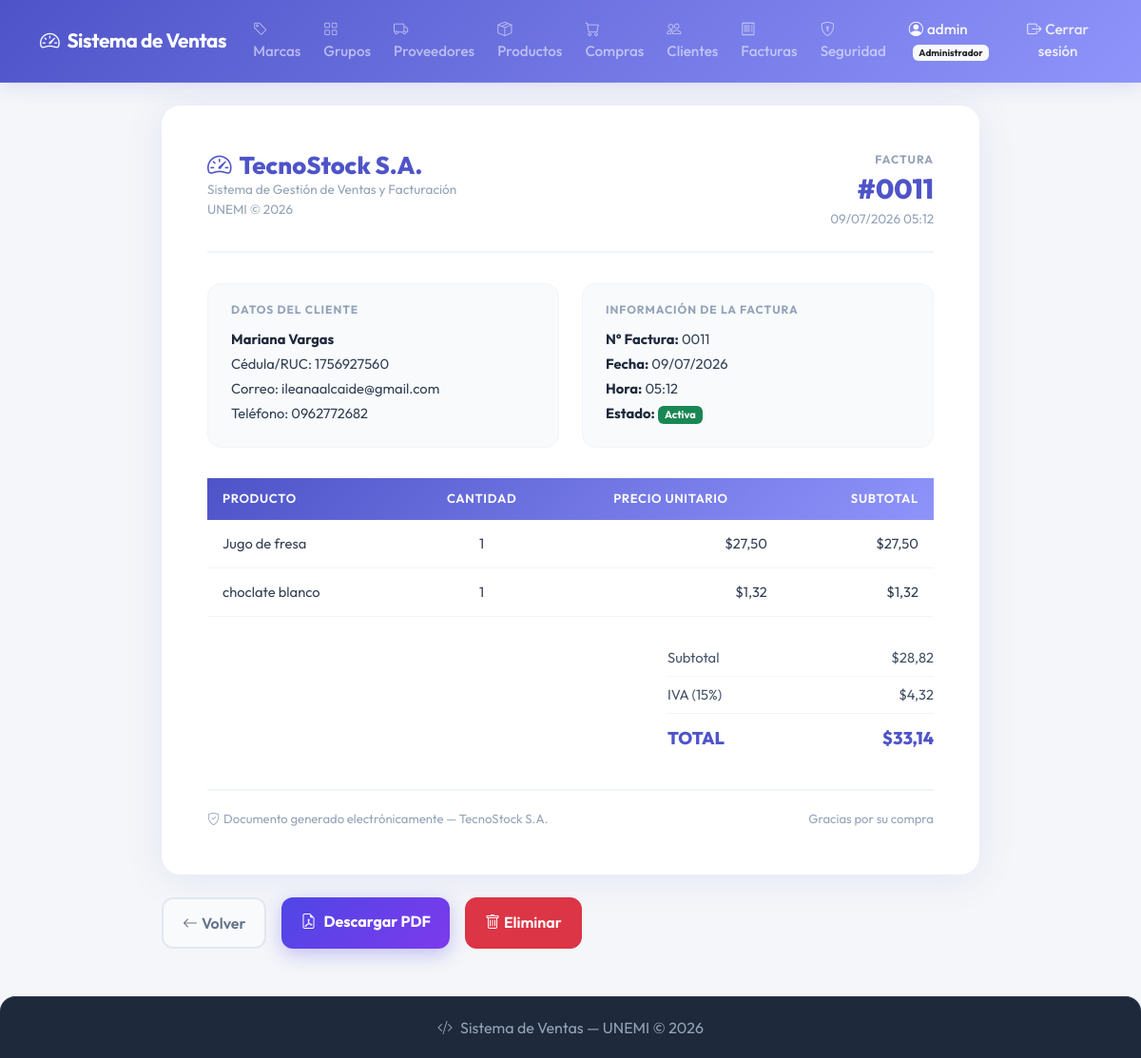
The page /invoices/11/ (signed in) on the database its author committed.
### billing/models.py (models this page shows, shortened)
class Invoice(models.Model):
    customer = models.ForeignKey(Customer, on_delete=models.PROTECT, related_name='invoices', verbose_name='Cliente')
    invoice_date = models.DateTimeField(auto_now_add=True, verbose_name='Fecha')
    subtotal = models.DecimalField(max_digits=12, decimal_places=2, default=0, verbose_name='Subtotal')
    tax = models.DecimalField(max_digits=12, decimal_places=2, default=0, verbose_name='IVA')
    total = models.DecimalField(max_digits=12, decimal_places=2, default=0, verbose_name='Total')
    is_active = models.BooleanField(default=True, verbose_name='Activo')
    class Meta:
        verbose_name = 'Factura'
        verbose_name_plural = 'Facturas'
        ordering = ['-invoice_date']

class Customer(models.Model):
    dni = models.CharField(max_length=13, unique=True, verbose_name='Cédula / RUC', validators=[validate_cedula_ec])
    first_name = models.CharField(max_length=100, verbose_name='Nombres')
    last_name = models.CharField(max_length=100, verbose_name='Apellidos')
    email = models.EmailField(blank=True, null=True, verbose_name='Correo electrónico')
    phone = models.CharField(max_length=20, blank=True, null=True, verbose_name='Teléfono')
    address = models.TextField(blank=True, null=True, verbose_name='Dirección')
    is_active = models.BooleanField(default=True, verbose_name='Activo')
    created_at = models.DateTimeField(auto_now_add=True)
    updated_at = models.DateTimeField(auto_now=True)
    class Meta:
        verbose_name = 'Cliente'
        verbose_name_plural = 'Clientes'
        ordering = ['last_name', 'first_name']
    @property
    def full_name(self): return f'{self.first_name} {self.last_name}'

class InvoiceDetail(models.Model):
    invoice = models.ForeignKey(Invoice, on_delete=models.CASCADE, related_name='details', verbose_name='Factura')
    product = models.ForeignKey(Product, on_delete=models.PROTECT, related_name='invoice_details', verbose_name='Producto')
    quantity = models.IntegerField(default=1, verbose_name='Cantidad')
    unit_price = models.DecimalField(max_digits=12, decimal_places=2, verbose_name='Precio unitario')
    subtotal = models.DecimalField(max_digits=12, decimal_places=2, default=0, verbose_name='Subtotal')

class Product(models.Model):
    name = models.CharField(max_length=200, verbose_name='Nombre')
    description = models.TextField(blank=True, null=True, verbose_name='Descripción')
    brand = models.ForeignKey(Brand, on_delete=models.PROTECT, related_name='products', verbose_name='Marca')
    group = models.ForeignKey(ProductGroup, on_delete=models.PROTECT, related_name='products', verbose_name='Grupo')
    suppliers = models.ManyToManyField(Supplier, related_name='products', blank=True, verbose_name='Proveedores')
    unit_price = models.DecimalField(max_digits=12, decimal_places=2, verbose_name='Precio unitario')
    last_cost = models.DecimalField(max_digits=12, decimal_places=2, default=0, null=True, blank=True, verbose_name='Último costo de compra')
    stock = models.IntegerField(default=0, verbose_name='Stock')
    is_active = models.BooleanField(default=True, verbose_name='Activo')
    image = models.ImageField(upload_to='products/', blank=True, null=True, verbose_name='Imagen')
    created_at = models.DateTimeField(auto_now_add=True)
    updated_at = models.DateTimeField(auto_now=True)
    class Meta:
        verbose_name = 'Producto'
        verbose_name_plural = 'Productos'
        ordering = ['name']

### billing/views.py (the view)
# urls.py: path('invoices/<int:pk>/', views.invoice_detail, name='invoice_detail'),
@permission_required_redirect('billing.view_invoice', '/invoices/')
def invoice_detail(request, pk):
    invoice = get_object_or_404(
        Invoice.objects.select_related('customer').prefetch_related('details__product'),
        pk=pk
    )
    return render(request, 'billing/invoice_detail.html', {'invoice': invoice})

### security/templatetags/security_tags.py (called while the page is built)
@register.filter(name='has_group')
def has_group(user, group_name):
    if not user.is_authenticated:
        return False
    if user.is_superuser:
        return True
    return user.groups.filter(name=group_name).exists()

### billing/templates/billing/invoice_detail.html (shortened to what this page needs)
{% extends 'billing/base.html' %}
{% load static %}
{% load security_tags %}
{% block content %}
<div class="factura-wrapper" id="factura-contenido">
  <div class="factura-header">
    <div class="factura-empresa">
      <h2><i class="bi bi-speedometer2 me-2"></i>TecnoStock S.A.</h2>
      <p>Sistema de Gestión de Ventas y Facturación</p>
      <p>UNEMI © 2026</p>
    </div>
    <div class="factura-numero">
      <div style="font-size:0.75rem; font-weight:700; text-transform:uppercase; letter-spacing:0.08em; color:#94a3b8;">Factura</div>
      <div class="num">#{{ invoice.id|stringformat:"04d" }}</div>
      <div class="fecha">{{ invoice.invoice_date|date:"d/m/Y H:i" }}</div>
    </div>
  </div>
  <div class="factura-info">
    <div class="info-box">
      <h6>Datos del Cliente</h6>
      <p><strong>{{ invoice.customer.full_name }}</strong></p>
      <p>Cédula/RUC: {{ invoice.customer.dni }}</p>
      <p>Correo: {{ invoice.customer.email|default:"-" }}</p>
      <p>Teléfono: {{ invoice.customer.phone|default:"-" }}</p>
    </div>
    <div class="info-box">
      <h6>Información de la Factura</h6>
      <p><strong>N° Factura:</strong> {{ invoice.id|stringformat:"04d" }}</p>
      <p><strong>Fecha:</strong> {{ invoice.invoice_date|date:"d/m/Y" }}</p>
      <p><strong>Hora:</strong> {{ invoice.invoice_date|date:"H:i" }}</p>
      <p><strong>Estado:</strong>
        {% if invoice.is_active %}
          <span class="badge bg-success">Activa</span>
        {% else %}
          <span class="badge bg-danger">Inactiva</span>
        {% endif %}
      </p>
    </div>
  </div>
  <table class="factura-table">
    <thead>
      <tr>
        <th>Producto</th>
        <th>Cantidad</th>
        <th>Precio Unitario</th>
        <th>Subtotal</th>
      </tr>
    </thead>
    <tbody>
      {% for detail in invoice.details.all %}
      <tr>
        <td>{{ detail.product.name }}</td>
        <td>{{ detail.quantity }}</td>
        <td>${{ detail.unit_price }}</td>
        <td>${{ detail.subtotal }}</td>
      </tr>
      {% endfor %}
    </tbody>
  </table>
  <div class="factura-totales">
    <div class="totales-box">
      <div class="totales-row">
        <span>Subtotal</span>
        <span>${{ invoice.subtotal }}</span>
      </div>
      <div class="totales-row">
        <span>IVA (15%)</span>
        <span>${{ invoice.tax }}</span>
      </div>
      <div class="totales-row total">
        <span>TOTAL</span>
        <span>${{ invoice.total }}</span>
      </div>
    </div>
  </div>
  <div class="factura-footer">
    <p><i class="bi bi-shield-check me-1"></i>Documento generado electrónicamente — TecnoStock S.A.</p>
    <p>Gracias por su compra</p>
  </div>
</div>
<div class="d-flex gap-3 mt-4" style="max-width:860px; margin:0 auto;">
  <a href="{% url 'billing:invoice_list' %}" class="btn btn-cancelar">
    <i class="bi bi-arrow-left me-1"></i>Volver
  </a>
  <a href="{% url 'billing:invoice_pdf' invoice.pk %}" class="btn btn-guardar">
    <i class="bi bi-file-earmark-pdf me-2"></i>Descargar PDF
  </a>
  {% if user|has_group:'Administrador' or user.is_superuser %}
  <a href="{% url 'billing:invoice_delete' invoice.pk %}" class="btn btn-danger" style="border-radius:12px; padding:13px 20px; font-weight:600;">
    <i class="bi bi-trash me-1"></i>Eliminar
  </a>
  {% endif %}
</div>
{% endblock %}

### billing/templates/billing/base.html (shortened to what this page needs)
{% load static %}
{% load security_tags %}
<!DOCTYPE html>
<html lang="es">
<head>
  <link href="https://cdn.jsdelivr.net/npm/bootstrap@5.3.0/dist/css/bootstrap.min.css" rel="stylesheet">
  <link href="https://cdn.jsdelivr.net/npm/bootstrap-icons@1.11.0/font/bootstrap-icons.css" rel="stylesheet">
  <link rel="stylesheet" href="{% static 'home/css/base.css' %}">
</head>
<body>
<nav class="navbar navbar-expand-lg navbar-dark">
  <div class="container">
    <a class="navbar-brand fw-bold" href="{% url 'home' %}">
      <i class="bi bi-speedometer2 me-2"></i>Sistema de Ventas
    </a>
    <div class="collapse navbar-collapse" id="nav">
      <ul class="navbar-nav me-auto">
        {% if user.is_authenticated %}
          {% if user|has_group:'Analista de Compras' or user|has_group:'Administrador' %}
          <li class="nav-item"><a class="nav-link" href="{% url 'billing:brand_list' %}"><i class="bi bi-tag me-1"></i>Marcas</a></li>
          <li class="nav-item"><a class="nav-link" href="{% url 'billing:productgroup_list' %}"><i class="bi bi-grid me-1"></i>Grupos</a></li>
          <li class="nav-item"><a class="nav-link" href="{% url 'billing:supplier_list' %}"><i class="bi bi-truck me-1"></i>Proveedores</a></li>
          <li class="nav-item"><a class="nav-link" href="{% url 'billing:product_list' %}"><i class="bi bi-box-seam me-1"></i>Productos</a></li>
          <li class="nav-item"><a class="nav-link" href="{% url 'purchasing:purchase_list' %}"><i class="bi bi-cart me-1"></i>Compras</a></li>
          {% endif %}
          {% if user|has_group:'Vendedor' or user|has_group:'Administrador' %}
          <li class="nav-item"><a class="nav-link" href="{% url 'billing:customer_list' %}"><i class="bi bi-people me-1"></i>Clientes</a></li>
          <li class="nav-item"><a class="nav-link" href="{% url 'billing:invoice_list' %}"><i class="bi bi-receipt me-1"></i>Facturas</a></li>
          {% endif %}
          {% if user|has_group:'Administrador' %}
          <li class="nav-item">
            <a class="nav-link" href="{% url 'security:dashboard' %}">
              <i class="bi bi-shield-lock me-1"></i>Seguridad
            </a>
          </li>
          {% endif %}
        {% endif %}
      </ul>
      <ul class="navbar-nav align-items-center">
        {% if user.is_authenticated %}
        <li class="nav-item">
          <span class="nav-link text-light me-2">
            <i class="bi bi-person-circle me-1"></i>{{ user.username }}
            {% for g in user.groups.all %}
              <span class="badge bg-light text-dark ms-1" style="font-size:10px;">{{ g.name }}</span>
            {% endfor %}
          </span>
        </li>
        <li class="nav-item">
          <form method="post" action="{% url 'logout' %}" class="d-inline">
            <button type="submit" class="nav-link btn btn-link p-0" style="color:rgba(255,255,255,.85); text-decoration: none;">
              <i class="bi bi-box-arrow-right me-1"></i>Cerrar sesión
            </button>
          </form>
        </li>
        {% endif %}
      </ul>
    </div>
  </div>
</nav>
<div class="container mt-4">
  {% block content %}{% endblock %}
</div>
<footer>
  <p class="mb-0"><i class="bi bi-code-slash me-2"></i>Sistema de Ventas — UNEMI © 2026</p>
</footer>
</body>
</html>

### home/static/home/css/base.css (style rules this page uses)
body { background-color: #f4f6f9; font-family: 'Outfit', sans-serif; color: #334155; }
.navbar { background: linear-gradient(135deg, #4e54c8, #8f94fb) !important; box-shadow: 0 4px 20px rgba(78, 84, 200, 0.15); border-bottom: 1px solid rgba(255, 255, 255, 0.1); padding: 12px 0; transition: all 0.3s ease; }
.navbar-brand { font-size: 1.3rem; letter-spacing: -0.02em; transition: opacity 0.2s ease; }
.nav-link { font-weight: 500; transition: all 0.2s ease; font-size: 0.95rem; padding: 8px 12px !important; }
.btn-guardar { background: linear-gradient(135deg, #4f46e5, #7c3aed) !important; border: none !important; border-radius: 12px !important; color: white !important; font-weight: 700 !important; padding: 13px 20px !important; box-shadow: 0 6px 20px rgba(79, 70, 229, 0.30) !important; transition: all 0.25s ease !important; }
.btn-cancelar { background: #f8fafc !important; border: 2px solid #e2e8f0 !important; border-radius: 12px !important; color: #64748b !important; font-weight: 600 !important; padding: 13px 20px !important; transition: all 0.25s ease !important; text-decoration: none !important; display: inline-block !important; }
footer { background: #1e293b; color: #94a3b8; text-align: center; padding: 20px; margin-top: 50px; border-top: 1px solid #334155; border-radius: 16px 16px 0 0; }

### billing/templates/billing/invoice_detail.html (style rules this page uses)
.factura-wrapper { background:#fff; border-radius:20px; box-shadow:0 4px 40px rgba(78,84,200,0.10); padding:48px; max-width:860px; margin:0 auto; }
.factura-header { display:flex; justify-content:space-between; align-items:flex-start; margin-bottom:32px; padding-bottom:24px; border-bottom:2px solid #f1f5f9; }
.factura-empresa h2 { font-size:1.6rem; font-weight:800; color:#4e54c8; margin:0; }
.factura-empresa p { font-size:0.85rem; color:#94a3b8; margin:0; }
.factura-numero { text-align:right; }
.factura-numero .num { font-size:1.8rem; font-weight:800; color:#4e54c8; }
.factura-numero .fecha { font-size:0.85rem; color:#94a3b8; }
.factura-info { display:grid; grid-template-columns:1fr 1fr; gap:24px; margin-bottom:32px; }
.info-box { background:#f8fafc; border-radius:14px; padding:20px 24px; border:1.5px solid #f1f5f9; }
.info-box h6 { font-size:0.75rem; font-weight:700; text-transform:uppercase; letter-spacing:0.08em; color:#94a3b8; margin-bottom:12px; }
.info-box p { font-size:0.92rem; color:#334155; margin:4px 0; }
.info-box strong { color:#1e293b; }
.factura-table { width:100%; border-collapse:collapse; margin-bottom:24px; }
.factura-table thead tr { background:linear-gradient(135deg,#4e54c8,#8f94fb); }
.factura-table thead th { color:white; padding:12px 16px; font-size:0.82rem; font-weight:600; text-transform:uppercase; letter-spacing:0.05em; }
.factura-table thead th:last-child { text-align:right; }
.factura-table thead th:nth-child(2), .factura-table thead th:nth-child(3) { text-align:center; }
.factura-table tbody tr { border-bottom:1px solid #f1f5f9; transition:background 0.15s; }
.factura-table tbody td { padding:14px 16px; font-size:0.92rem; color:#334155; }
.factura-table tbody td:nth-child(2) { text-align:center; }
.factura-table tbody td:nth-child(3), .factura-table tbody td:nth-child(4) { text-align:right; }
.factura-totales { display:flex; justify-content:flex-end; }
.totales-box { min-width:280px; }
.totales-row { display:flex; justify-content:space-between; padding:8px 0; font-size:0.92rem; color:#475569; border-bottom:1px solid #f1f5f9; }
.totales-row.total { font-size:1.15rem; font-weight:800; color:#4e54c8; border-bottom:none; padding-top:12px; }
.factura-footer { margin-top:32px; padding-top:20px; border-top:2px solid #f1f5f9; display:flex; justify-content:space-between; align-items:center; }
.factura-footer p { font-size:0.82rem; color:#94a3b8; margin:0; }

### rows shown on the page
Invoice: id "0011", invoice_date "09/07/2026 05:12", customer.full_name "Mariana Vargas", customer.dni "1756927560", customer.email "ileanaalcaide@gmail.com", customer.phone "0962772682", invoice_date "09/07/2026", invoice_date "05:12", subtotal "28,82", tax "4,32", total "33,14"
InvoiceDetail: product.name "Jugo de fresa", quantity "1", unit_price "27,50", subtotal "27,50"
InvoiceDetail: product.name "choclate blanco", quantity "1", unit_price "1,32", subtotal "1,32"

### other values the page prints
{{ user.username }} "admin"
{{ g.name }} "Administrador"
